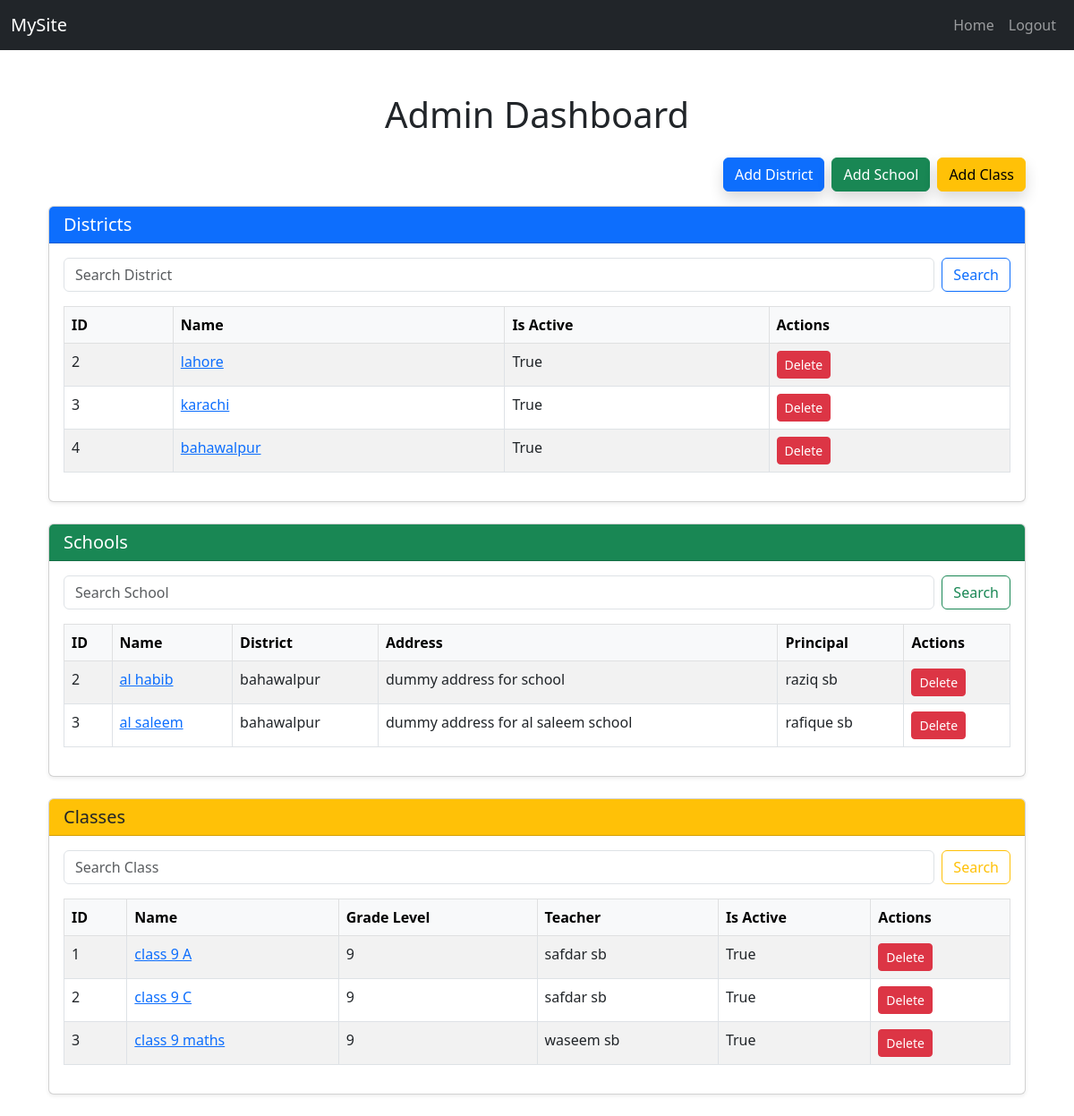
The page /user/admin/dashboard/ (signed in) on the database as committed earlier.
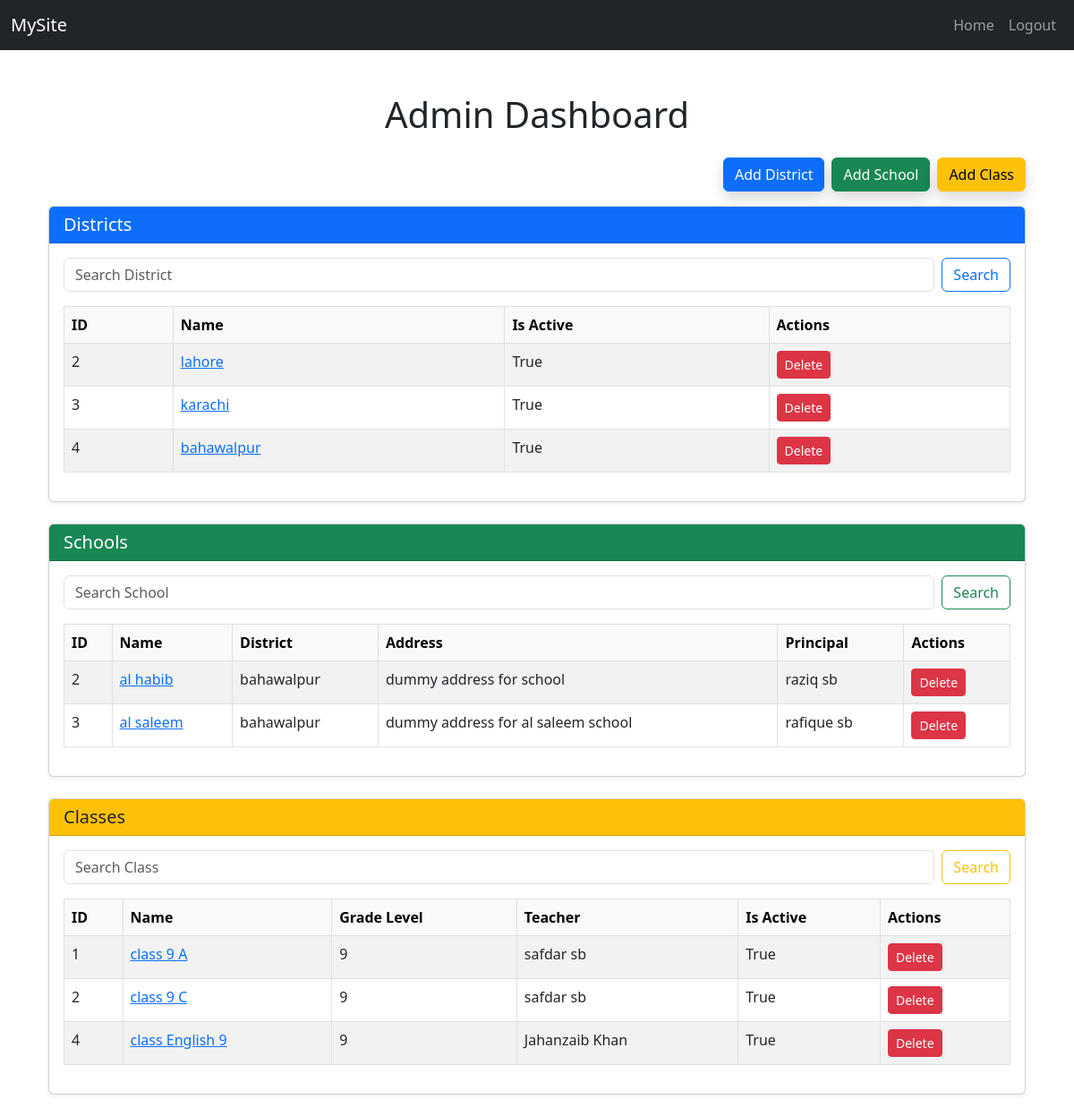
The same page on the database as committed later.
### school/models.py (models this page shows, shortened)
class District(models.Model):
    id = models.AutoField(primary_key=True)
    name = models.CharField(max_length=255, unique=True, verbose_name="District Name")
    create_time = models.DateTimeField(auto_now_add=True, verbose_name="Created At")
    is_active = models.BooleanField(default=True, verbose_name="Is Active")
    def __str__(self):
        return self.name

class School(models.Model):
    id = models.AutoField(primary_key = True)
    name = models.CharField(max_length=255, unique=True, verbose_name="School")
    address = models.TextField(verbose_name="Address")
    principal = models.CharField(max_length=255)
    district = models.ForeignKey(District, on_delete=CASCADE, related_name="school_district")
    created_at = models.DateTimeField(auto_now_add=True)
    is_active = models.BooleanField(default=True, verbose_name="Is Active")
    def __str__(self):
        return self.name

class ClassRoom(models.Model):
    name = models.CharField(max_length=100)
    grade_level= models.IntegerField(validators=[validate_grade_level])
    school = models.ForeignKey(School, on_delete=models.CASCADE, related_name='classes')
    assigned_teacher = models.ForeignKey(
        User,
        on_delete=models.SET_NULL,
        null=True,
        blank=True,
        limit_choices_to={'role': 'teacher'},
        related_name='teaching_classes'
    )
    students = models.ManyToManyField(
        User,
        blank=True,
        limit_choices_to={'role': 'student'},
        related_name='enrolled_classes'
    )
    is_active = models.BooleanField(default=True, verbose_name="Is Active")
    created_at = models.DateTimeField(auto_now_add=True)
    class Meta:
        unique_together = ('name', 'school')  #here ensuring classname should be unique, we fullfilled one section or multiple section requirements here

### users/models.py (models this page shows)
class User(AbstractBaseUser, PermissionsMixin):
    ROLE_CHOICES = [
        ('admin', 'Admin'),
        ('teacher', 'Teacher'),
        ('student', 'Student'),
    ]
    email = models.EmailField(unique=True)
    full_name = models.CharField(max_length=255)
    is_active = models.BooleanField(default=True)
    is_staff = models.BooleanField(default=False)
    school = models.ForeignKey("school.School", on_delete=models.SET_NULL, null=True, blank=True)
    role = models.CharField(max_length=20, choices=ROLE_CHOICES, default='student')
    date_joined = models.DateTimeField(auto_now_add=True)
    objects = CustomUserManager()
    USERNAME_FIELD = 'email'
    REQUIRED_FIELDS = ['full_name']
    def __str__(self):
        return self.email
    def get_full_name(self):
        return self.full_name

### users/views.py (the view)
# urls.py: path('admin/dashboard/', views.admin_dashboard, name='admin_dashboard'),
@admin_required
def admin_dashboard(request):
    districts = District.objects.all()
    schools = School.objects.all()
    classes = ClassRoom.objects.all()
    district_form = DistrictForm()
    school_form = SchoolForm()
    class_form = ClassForm()
    district_search_query = request.GET.get('district_search')
    if district_search_query:
        districts = districts.filter(name__icontain=district_search_query)
    school_search_query = request.GET.get('school_search')
    if school_search_query:
        schools = schools.filter(name__icontain = school_search_query)
    class_search_query = request.GET.get('class_search')
    if class_search_query:
        classes = classes.filter(name__icontain = class_search_query)
    selected_district_id = request.GET.get('district_id')
    if selected_district_id:
        schools = schools.filter(district_id = selected_district_id)
    if request.method == 'POST' and 'add_district' in request.POST:
        district_form = DistrictForm(request.POST)
        if district_form.is_valid():
            district_form.save()
            return redirect('admin_dashboard')
    if request.method == 'POST' and 'add_school' in request.POST:
        school_form = SchoolForm(request.POST)
        if school_form:
            school_form.save()
            return redirect('admin_dashboard')
    selected_school_id = request.GET.get('school_id')
    if selected_school_id:
        classes = classes.filter(school_id = selected_school_id)
    if request.method == 'POST' and 'add_class' in request.POST:
        class_form = ClassForm(request.POST)
        if class_form.is_valid():
            class_form.save()
            return redirect('admin_dashboard')
    context = {
        'districts': districts,
        'schools': schools,
        'district_form':district_form,
        'school_form': school_form,
        'selected_district_id':selected_district_id,
        'classes': classes,
        'class_form': class_form,
        'selected_school_id': selected_school_id
    }
    return render(request, 'admin_dashboard.html', context)

### school/forms.py
class DistrictForm(forms.ModelForm):
    class Meta:
        model = District
        fields = ['name', 'is_active']

class SchoolForm(forms.ModelForm):
    class Meta:
        model = School
        fields = ['name', 'address','district', 'principal', 'is_active']

### users/templates/admin_dashboard.html (shortened to what this page needs)
{% extends 'base.html' %}
{% block content %}
<div class="container mt-5">
    <h1 class="text-center mb-4">Admin Dashboard</h1>
    <div class="d-flex justify-content-end mb-3 gap-2">
        <button class="btn btn-primary shadow" data-bs-toggle="modal" data-bs-target="#addDistrictModal">Add District</button>
        <button class="btn btn-success shadow" data-bs-toggle="modal" data-bs-target="#addSchoolModal">Add School</button>
        <button class="btn btn-warning shadow" data-bs-toggle="modal" data-bs-target="#addClassModal">Add Class</button>
    </div>
    <div class="card shadow-sm mb-4">
        <div class="card-header bg-primary text-white">
            <h5 class="mb-0">Districts</h5>
        </div>
        <div class="card-body">
            <form method="get" class="mb-3 d-flex gap-2">
                <input type="text" name="district_search" class="form-control" placeholder="Search District" value="{{ request.GET.district_search }}">
                <button type="submit" class="btn btn-outline-primary">Search</button>
            </form>
            <table class="table table-bordered table-hover table-striped">
                <thead class="table-light">
                    <tr>
                        <th>ID</th>
                        <th>Name</th>
                        <th>Is Active</th>
                        <th>Actions</th>
                    </tr>
                </thead>
                <tbody>
                    {% for district in districts %}
                    <tr>
                        <td>{{ district.id }}</td>
                        <td><a href="{% url 'admin_dashboard' %}?district_id={{ district.id }}">{{ district.name }}</a></td>
                        <td>{{ district.is_active }}</td>
                        <td><a href="{% url 'delete_district' district.id %}" class="btn btn-sm btn-danger">Delete</a></td>
                    </tr>
                    {% empty %}
                    <tr><td colspan="4" class="text-center">No District Found</td></tr>
                    {% endfor %}
                </tbody>
            </table>
        </div>
    </div>
    <div class="card shadow-sm mb-4">
        <div class="card-header bg-success text-white">
            <h5 class="mb-0">Schools {% if selected_district_id %}(Filtered by District ID {{ selected_district_id }}){% endif %}</h5>
        </div>
        <div class="card-body">
            <form method="get" class="mb-3 d-flex gap-2">
                <input type="text" name="school_search" class="form-control" placeholder="Search School" value="{{ request.GET.school_search }}">
                <button type="submit" class="btn btn-outline-success">Search</button>
            </form>
            <table class="table table-bordered table-hover table-striped">
                <thead class="table-light">
                    <tr>
                        <th>ID</th>
                        <th>Name</th>
                        <th>District</th>
                        <th>Address</th>
                        <th>Principal</th>
                        <th>Actions</th>
                    </tr>
                </thead>
                <tbody>
                    {% for school in schools %}
                    <tr>
                        <td>{{ school.id }}</td>
                        <td><a href="{% url 'admin_dashboard' %}?school_id={{ school.id }}&district_id={{ school.district.id }}">{{ school.name }}</a></td>
                        <td>{{ school.district.name }}</td>
                        <td>{{ school.address }}</td>
                        <td>{{ school.principal }}</td>
                        <td><a href="{% url 'delete_school' school.id %}" class="btn btn-sm btn-danger">Delete</a></td>
                    </tr>
                    {% empty %}
                    <tr><td colspan="6" class="text-center">No Schools Found</td></tr>
                    {% endfor %}
                </tbody>
            </table>
        </div>
    </div>
    <div class="card shadow-sm mb-4">
        <div class="card-header bg-warning text-dark">
            <h5 class="mb-0">Classes {% if selected_school_id %}(Filtered by School ID {{ selected_school_id }}){% endif %}</h5>
        </div>
        <div class="card-body">
            <form method="get" class="mb-3 d-flex gap-2">
                <input type="text" name="class_search" class="form-control" placeholder="Search Class" value="{{ request.GET.class_search }}">
                <button type="submit" class="btn btn-outline-warning">Search</button>
            </form>
            <table class="table table-bordered table-hover table-striped">
                <thead class="table-light">
                    <tr>
                        <th>ID</th>
                        <th>Name</th>
                        <th>Grade Level</th>
                        <th>Teacher</th>
                        <th>Is Active</th>
                        <th>Actions</th>
                    </tr>
                </thead>
                <tbody>
                    {% for class_ in classes %}
                    <tr>
                        <td>{{ class_.id }}</td>
                        <td>
                            <a href="#" data-bs-toggle="modal" data-bs-target="#classDetailModal{{ class_.id }}">
                                {{ class_.name }}
                            </a>
                        </td>
                        <td>{{ class_.grade_level }}</td>
                        <td>{{ class_.assigned_teacher.full_name }}</td>
                        <td>{{ class_.is_active }}</td>
                        <td><a href="{% url 'delete_class' class_.id %}" class="btn btn-sm btn-danger">Delete</a></td>
                    </tr>
                    {% empty %}
                    <tr><td colspan="6" class="text-center">No Classes Found</td></tr>
                    {% endfor %}
                </tbody>
            </table>
        </div>
    </div>
</div>
{% endblock %}

### core/templates/base.html (shortened to what this page needs)
{% load static %}
<!DOCTYPE html>
<html lang="en">
<head>
    <link rel="stylesheet" href="{% static 'bootstrap/css/bootstrap.min.css' %}">
    <link rel="stylesheet" href="https://cdn.jsdelivr.net/npm/bootstrap@5.3.0/dist/css/bootstrap.min.css">
</head>
<body>
<nav class="navbar navbar-expand-lg navbar-dark bg-dark">
  <div class="container-fluid">
    <a class="navbar-brand" href="/">MySite</a>
    <div class="collapse navbar-collapse" id="navbarNav">
      <ul class="navbar-nav ms-auto">
        <li class="nav-item">
          <a class="nav-link" href="/">Home</a>
        </li>
        {% if user.is_authenticated %}
          <li class="nav-item">
            <a class="nav-link" href="{% url 'logout' %}">Logout</a>
          </li>
        {% endif %}
      </ul>
    </div>
  </div>
</nav>
<div class="container mt-4">
    {% block content %}
    {% endblock %}
</div>
</body>
</html>

Rows that differ between the two databases and show on the page:
removed ClassRoom: id "3", name "class 9 maths", grade_level "9", assigned_teacher.full_name "waseem sb", is_active "True"
added ClassRoom: id "4", name "class English 9", grade_level "9", assigned_teacher.full_name "Jahanzaib Khan", is_active "True"
